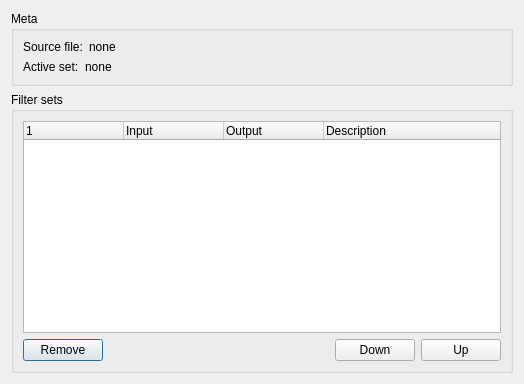
<?xml version="1.0" encoding="UTF-8"?>
<ui version="4.0">
 <class>FilterDialog</class>
 <widget class="QDialog" name="FilterDialog">
  <property name="geometry">
   <rect>
    <x>0</x>
    <y>0</y>
    <width>524</width>
    <height>384</height>
   </rect>
  </property>
  <property name="windowTitle">
   <string>Dialog</string>
  </property>
  <layout class="QVBoxLayout" name="verticalLayout_3">
   <item>
    <widget class="QGroupBox" name="groupBox_meta">
     <property name="title">
      <string>Meta</string>
     </property>
     <layout class="QVBoxLayout" name="verticalLayout_2">
      <item>
       <layout class="QHBoxLayout" name="horizontalLayout_3" stretch="0,1">
        <item>
         <widget class="QLabel" name="label_15">
          <property name="sizePolicy">
           <sizepolicy hsizetype="Maximum" vsizetype="Preferred">
            <horstretch>0</horstretch>
            <verstretch>0</verstretch>
           </sizepolicy>
          </property>
          <property name="font">
           <font>
            <weight>50</weight>
            <bold>false</bold>
           </font>
          </property>
          <property name="text">
           <string>Source file:</string>
          </property>
         </widget>
        </item>
        <item>
         <widget class="QLabel" name="label_sourceFilename">
          <property name="text">
           <string>none</string>
          </property>
         </widget>
        </item>
       </layout>
      </item>
      <item>
       <layout class="QHBoxLayout" name="horizontalLayout_2">
        <item>
         <widget class="QLabel" name="label">
          <property name="sizePolicy">
           <sizepolicy hsizetype="Maximum" vsizetype="Preferred">
            <horstretch>0</horstretch>
            <verstretch>0</verstretch>
           </sizepolicy>
          </property>
          <property name="font">
           <font>
            <weight>50</weight>
            <bold>false</bold>
           </font>
          </property>
          <property name="text">
           <string>Active set:</string>
          </property>
         </widget>
        </item>
        <item>
         <widget class="QLabel" name="label_activeSet">
          <property name="text">
           <string>none</string>
          </property>
         </widget>
        </item>
       </layout>
      </item>
     </layout>
    </widget>
   </item>
   <item>
    <widget class="QGroupBox" name="groupBox">
     <property name="title">
      <string>Filter sets</string>
     </property>
     <layout class="QVBoxLayout" name="verticalLayout">
      <item>
       <widget class="QTreeWidget" name="treeWidget_setList">
        <property name="dragEnabled">
         <bool>false</bool>
        </property>
        <property name="defaultDropAction">
         <enum>Qt::IgnoreAction</enum>
        </property>
        <property name="alternatingRowColors">
         <bool>true</bool>
        </property>
        <property name="indentation">
         <number>7</number>
        </property>
        <property name="rootIsDecorated">
         <bool>true</bool>
        </property>
        <property name="uniformRowHeights">
         <bool>true</bool>
        </property>
        <property name="itemsExpandable">
         <bool>false</bool>
        </property>
        <property name="expandsOnDoubleClick">
         <bool>false</bool>
        </property>
        <attribute name="headerDefaultSectionSize">
         <number>100</number>
        </attribute>
        <attribute name="headerMinimumSectionSize">
         <number>60</number>
        </attribute>
        <column>
         <property name="text">
          <string/>
         </property>
        </column>
        <column>
         <property name="text">
          <string>Input</string>
         </property>
        </column>
        <column>
         <property name="text">
          <string>Output</string>
         </property>
        </column>
        <column>
         <property name="text">
          <string>Description</string>
         </property>
        </column>
       </widget>
      </item>
      <item>
       <layout class="QHBoxLayout" name="horizontalLayout">
        <item>
         <widget class="QPushButton" name="pushButton_remove">
          <property name="text">
           <string>Remove</string>
          </property>
         </widget>
        </item>
        <item>
         <spacer name="horizontalSpacer">
          <property name="orientation">
           <enum>Qt::Horizontal</enum>
          </property>
          <property name="sizeHint" stdset="0">
           <size>
            <width>40</width>
            <height>20</height>
           </size>
          </property>
         </spacer>
        </item>
        <item>
         <widget class="QPushButton" name="pushButton_down">
          <property name="text">
           <string>Down</string>
          </property>
         </widget>
        </item>
        <item>
         <widget class="QPushButton" name="pushButton_up">
          <property name="text">
           <string>Up</string>
          </property>
         </widget>
        </item>
       </layout>
      </item>
     </layout>
    </widget>
   </item>
  </layout>
  <zorder>groupBox_meta</zorder>
  <zorder>groupBox</zorder>
  <zorder>treeWidget_setList</zorder>
  <zorder></zorder>
 </widget>
 <resources/>
 <connections/>
</ui>
